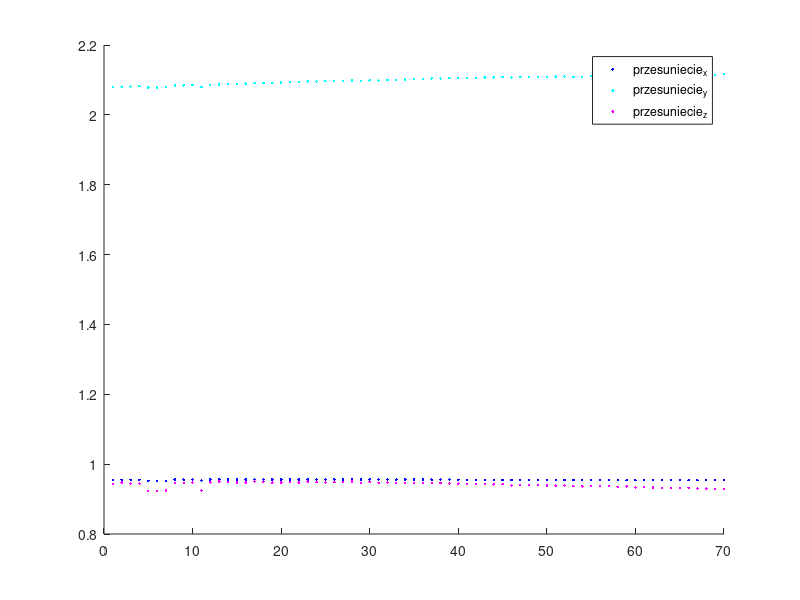

This figure's MATLAB source:
T_DC_Array = zeros(4,4,70);
fileID = fopen('T_DC.txt','r');
formatSpec = '%f';
sizeA = [4 4];

arrayCounter = 1;

while (arrayCounter<71) 
    A = fscanf(fileID,formatSpec,sizeA);
    T_DC_Array(:,:,arrayCounter)= A';
    arrayCounter = arrayCounter + 1;
    
end
%arrayCounter
fclose(fileID);


T_CW_Array = zeros(4,4,70);
fileID = fopen('T_CW.txt','r');
formatSpec = '%f';
sizeA = [4 4];

arrayCounter = 1;

while (arrayCounter<71) 
    A = fscanf(fileID,formatSpec,sizeA);
    T_CW_Array(:,:,arrayCounter)= A';
    arrayCounter = arrayCounter + 1;
    
end
%arrayCounter
fclose(fileID);

diody_przesuniecie_x = zeros(1,70);
diody_przesuniecie_y = zeros(1,70);
diody_przesuniecie_z = zeros(1,70);

T_DW_Array = zeros(4,4,70);

arrayCounter=1;
while (arrayCounter<71) 
    T_CW = T_CW_Array(:,:,arrayCounter);
    T_DC = T_DC_Array(:,:,arrayCounter);
    %T_DW_Array(:,:,arrayCounter)= T_CW*T_DC; zle
    T_DW_Array(:,:,arrayCounter)= (T_CW)^(-1)*T_DC; %OK
    %T_DW_Array(:,:,arrayCounter)= T_CW*(T_DC)^(-1);zle
     %T_DW_Array(:,:,arrayCounter)= (T_CW)^(-1)*(T_DC)^(-1);tak sobie


    
    diody_przesuniecie_x(1,arrayCounter) = T_DW_Array(1,4,arrayCounter);
    diody_przesuniecie_y(1,arrayCounter) = T_DW_Array(2,4,arrayCounter);
    diody_przesuniecie_z(1,arrayCounter) = T_DW_Array(3,4,arrayCounter);
    arrayCounter = arrayCounter + 1;  
    

end
% T_DW_Array(:,:,1)
% arrayCounter = 1
% while (arrayCounter<71) 
%     diody_przesuniecie_x(:,arrayCounter)
%     arrayCounter = arrayCounter + 1;
% end
skala = 1:70

figure(1);
clf(1);
hold on

plot (skala, diody_przesuniecie_x, '.b')
plot (skala, diody_przesuniecie_y, '.c')
plot (skala, diody_przesuniecie_z, '.m')
legend('przesuniecie_x','przesuniecie_y', 'przesuniecie_z')
hold off
